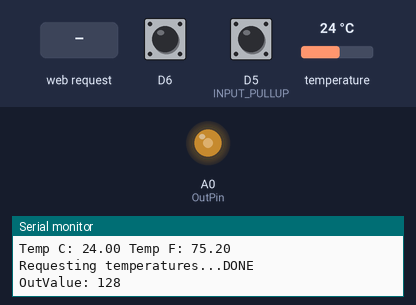
The sketch below on a simulated ESP8266 (NodeMCU). Parts: output pins drawn as LEDs (lit = HIGH), the last lines printed to the serial monitor. The test bench sets the inputs (shaded band); at power-on: D5 (INPUT_PULLUP) HIGH, D6 HIGH, temperature 24 °C.

Above: at 1.3 s.
1.4 s: D5 (INPUT_PULLUP) pulled LOW for 1 s
At 1.65 s:
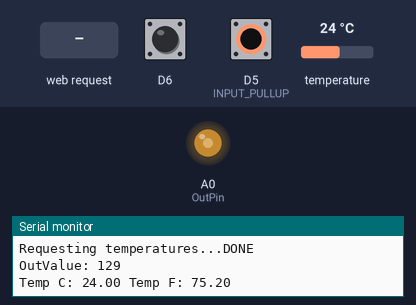
3.9 s: D6 pulled LOW for 3.2 s
At 4.24 s:
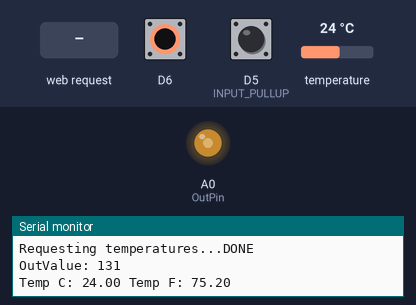
8.6 s: D6 pulled LOW for 0.3 s
At 9.5 s:
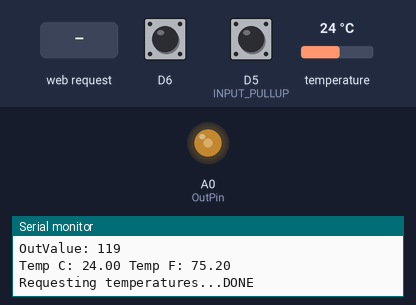
10.4 s: D5 (INPUT_PULLUP) pulled LOW for 3.2 s
At 10.7 s:
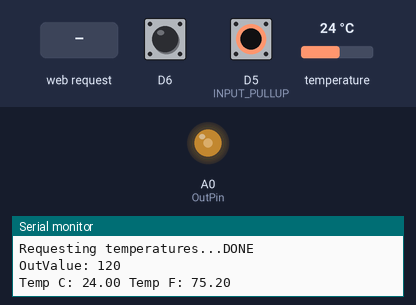
15.1 s: HTTP request GET / received
18.1 s: D6 pulled LOW for 1 s
At 18.26 s:
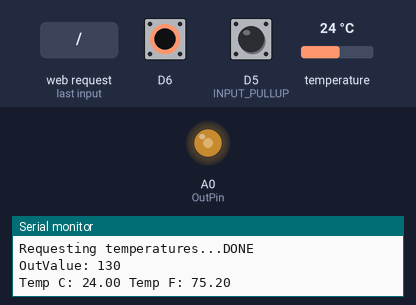
Timing chart, 0 to 21.1 s (numbered marks = the images above; inputs shaded):
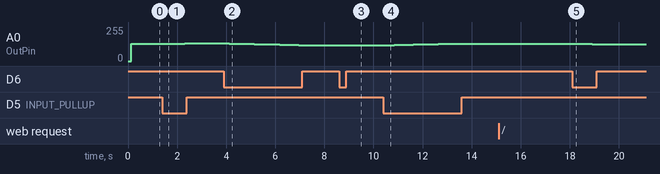

Measured:
- after the input at 1.4 s, A0 (OutPin): 128/255 → 129/255 after 0.13 s, → 130/255 0.26 s later, → 131/255 0.26 s later, → 132/255 0.26 s later
- after the input at 3.9 s, A0 (OutPin): moves from 132/255 to 120/255 over 2.8 s, starting after 0.22 s
- after the input at 8.6 s, A0 (OutPin): 120/255 → 119/255 after 0.17 s
- after the input at 10.4 s, A0 (OutPin): moves from 119/255 to 131/255 over 2.8 s, starting after 0.18 s
- after the input at 18.1 s, A0 (OutPin): 131/255 → 130/255 at once, → 129/255 0.26 s later, → 128/255 0.26 s later, → 127/255 0.26 s later

The sketch:

AP_EGR.ino
```cpp
/*
   EGR Mitsubishi L200 as AP
*/

/* Create a WiFi access point and provide a web server on it. */

#include <ESP8266WiFi.h>
#include <WiFiClient.h>
#include <ESP8266WebServer.h>
#include <OneWire.h>
#include <DallasTemperature.h>

// Data wire is plugged into port 2 on the Arduino
#define ONE_WIRE_BUS D7

#ifndef APSSID
#define APSSID "EGR_Mitsu"
#define APPSK  "pass"
#endif

OneWire oneWire(ONE_WIRE_BUS);
DallasTemperature sensors(&oneWire);
DeviceAddress insideThermometer;
// FOR EGR
int OutPin = A0;
int OutValue = 128;

/* Set these to your desired credentials. */
const char *ssid = APSSID;
const char *password = APPSK;

ESP8266WebServer server(80);

void setup() {
  delay(100);
  Serial.begin(115200);
  // FOR DALLAS
  sensors.begin();
  Serial.print("Found ");
  Serial.print(sensors.getDeviceCount(), DEC);
  Serial.println(" devices.");

  // report parasite power requirements
  Serial.print("Parasite power is: ");
  if (sensors.isParasitePowerMode()) Serial.println("ON");
  else Serial.println("OFF");

  if (!sensors.getAddress(insideThermometer, 0)) Serial.println("Unable to find address for Device 0");
  // show the addresses we found on the bus
  Serial.print("Device 0 Address: ");
  printAddress(insideThermometer);
  Serial.println();
  // set the resolution to 9 bit (Each Dallas/Maxim device is capable of several different resolutions)
  sensors.setResolution(insideThermometer, 9);

  Serial.print("Device 0 Resolution: ");
  Serial.print(sensors.getResolution(insideThermometer), DEC);
  Serial.println();

  // FOR EGR
  pinMode(D5, INPUT_PULLUP); //INPUT_PULLUP
  pinMode(D6, INPUT_PULLUP);
  analogWrite(OutPin, OutValue);
  delay(10);

  Serial.println();
  Serial.print("Configuring access point...");
  /* You can remove the password parameter if you want the AP to be open. */
  WiFi.softAP(ssid, password);

  IPAddress myIP = WiFi.softAPIP();
  Serial.print("AP IP address: ");
  Serial.println(myIP);
  server.on("/", handleRoot);
  server.begin();
  Serial.println("HTTP server started");
}

// function to print the temperature for a device
float printTemperature(DeviceAddress deviceAddress)
{
  // method 1 - slower
  //Serial.print("Temp C: ");
  //Serial.print(sensors.getTempC(deviceAddress));
  //Serial.print(" Temp F: ");
  //Serial.print(sensors.getTempF(deviceAddress)); // Makes a second call to getTempC and then converts to Fahrenheit

  // method 2 - faster
  float tempC = sensors.getTempC(deviceAddress);
  Serial.print("Temp C: ");
  Serial.print(tempC);
  Serial.print(" Temp F: ");
  Serial.println(DallasTemperature::toFahrenheit(tempC)); // Converts tempC to Fahrenheit

  return(tempC);
}

int getOutValue() {
  if (!(digitalRead(D5)))
  {
    if (OutValue < 255) OutValue += 1;
  }
  if (!(digitalRead(D6)))
  {
    if (OutValue > 0) OutValue -= 1;
  }
  analogWrite(OutPin, OutValue);
//  digitalWrite(OutPin, OutValue);
  Serial.print("OutValue: ");
  Serial.println(OutValue);
  delay(50);

  return(OutValue);
}

/* Just a little test message.  Go to http://192.168.4.1 in a web browser
   connected to this access point to see it.*/
void handleRoot() {
// webPage += "<p>Тёплый пол <a href=\"teplpolON\"><button>ON</button></a>&nbsp;<a href=\"teplpolOFF\"><button>OFF</button></a></p>"
    server.send(200, "text/html", webPage());
//  server.send(200, "text/html", "<h1>You are connected to </h1>");
//  server.send(200, "text/html", "<h1>Mitsu L200 EGR</h1>");

//  server.send(200, "text/html", "<h3>EGR OutValue -> </h3>");
//  String myStrVal = String(getOutValue());
//  server.send(200, "text/html", myStrVal);
//
//  server.send(200, "text/html", "<h3>Dallas engine T'C -> </h3>");
//  String myStrTC = String(printTemperature(insideThermometer));
//  server.send(200, "text/html", myStrTC);

}


void loop() {

  // FOR DALLAS
  // call sensors.requestTemperatures() to issue a global temperature
  // request to all devices on the bus
  Serial.print("Requesting temperatures...");
  sensors.requestTemperatures(); // Send the command to get temperatures
  Serial.println("DONE");

  // It responds almost immediately. Let's print out the data
//  printTemperature(insideThermometer); // Use a simple function to print out the data
//  getOutValue();


  server.handleClient();
  server.send(200, "text/html", webPage());
  delay(100);

}

// function to print a device address
void printAddress(DeviceAddress deviceAddress)
{
  for (uint8_t i = 0; i < 8; i++)
  {
    if (deviceAddress[i] < 16) Serial.print("0");
    Serial.print(deviceAddress[i], HEX);
  }
}

String webPage()
{
  String web;
  String myStrVal = String(getOutValue());
  String myStrTC = String(printTemperature(insideThermometer));
  web += "<head><meta name=\"viewport\" content=\"width=device-width, initial-scale=1\"/> <meta charset=\"utf-8\"><title>ESP 8266</title><style>button{color:red;padding: 10px 27px;}</style></head>";

  web += "<h1 style=\"text-align: center;font-family: Open sans;font-weight: 100;font-size: 20px;\">EGR OutValue -> " + myStrVal;
  web +="</h1><div>";

  web += "<h1 style=\"text-align: center;font-family: Open sans;font-weight: 100;font-size: 20px;\">Dallas engine T'C -> " + myStrTC;
  web += "</h1><div>";

  // ========REFRESH=============
  web += "<div style=\"text-align:center;margin-top: 20px;\"><a href=\"/\"><button style=\"width:158px;\">REFRESH</button></a></div>";
  // ========REFRESH=============
  web += "</div>";
  return(web);
}
```
